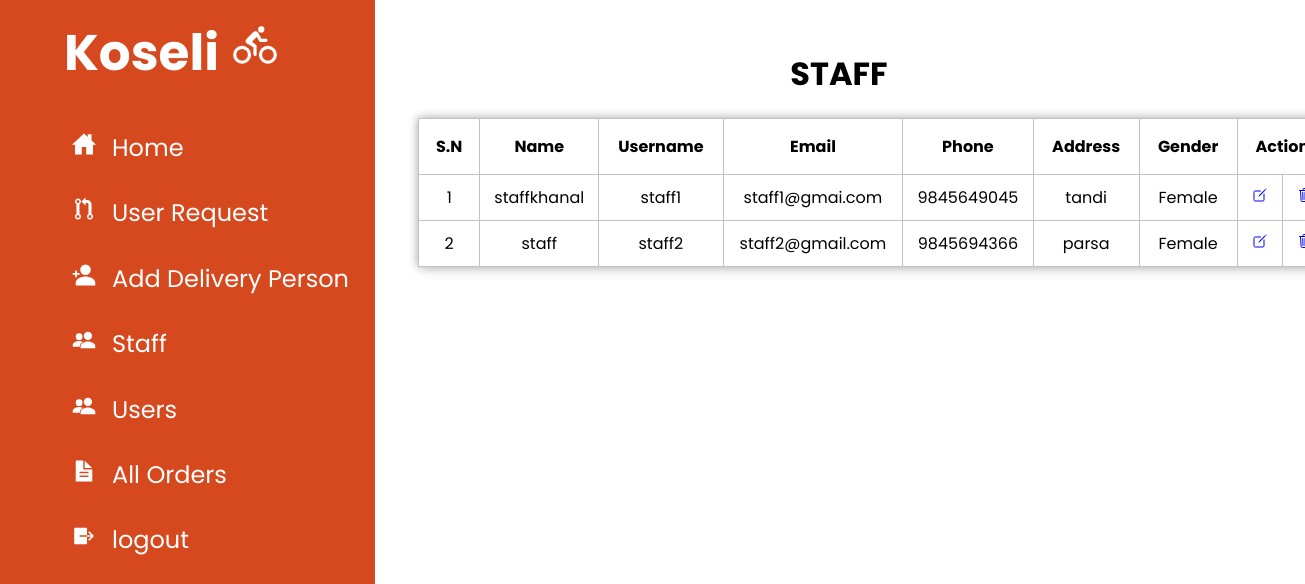
Page /admin/?r=staff (signed in) on the earlier database version.
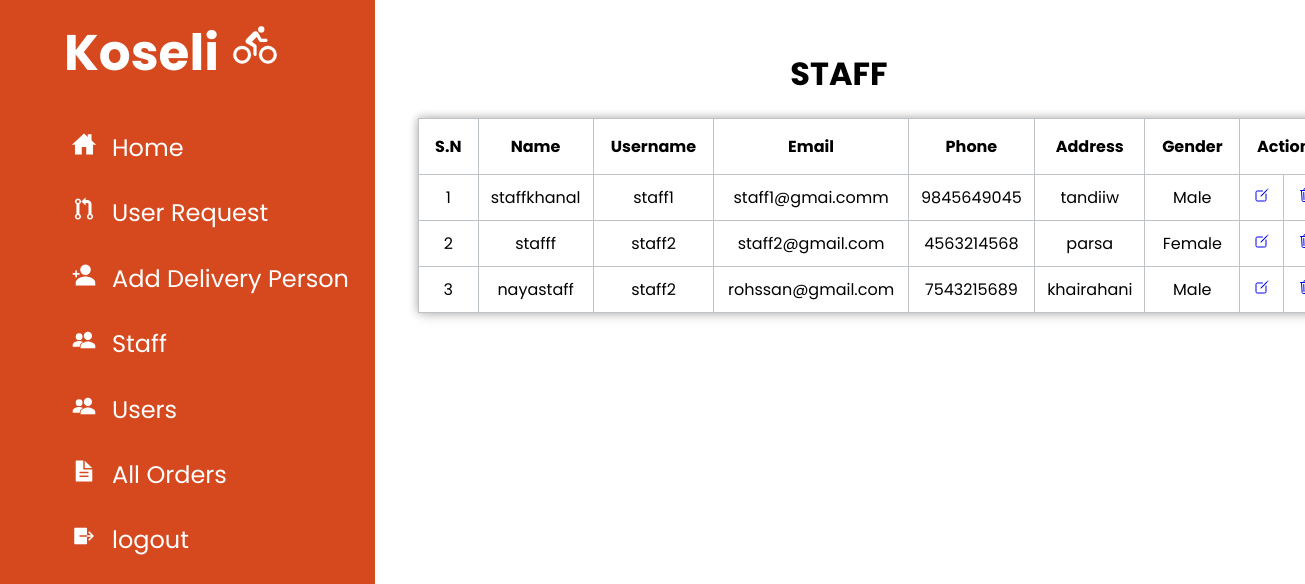
Same page on the later database version.
### tables this page shows
CREATE TABLE `staff` (
  `id` int(11) NOT NULL,
  `name` varchar(20) NOT NULL,
  `username` varchar(20) NOT NULL,
  `password` varchar(100) NOT NULL,
  `email` varchar(20) NOT NULL,
  `phone` varchar(10) NOT NULL,
  `address` varchar(25) NOT NULL,
  `gender` varchar(6) NOT NULL
);

### admin/controller/staffcontroller.php (called while the page is built)
<?php
include 'view/navbar.php';
include 'model/dbmodel.php';
$users = view_staff();
include 'view/staff.php';
include 'view/footer.php';
?>

### admin/model/dbmodel.php (called while the page is built, shortened)
<?php
function db_connect() {
    $db['host'] = "localhost";
    $db['username'] = "root";
    $db['password'] = "";
    $db['db_name'] = "koseli";
    $conn = new mysqli($db['host'], $db['username'], $db['password'], $db['db_name']);
    return $conn;
}
function view_staff()
{
$conn = db_connect();
$sql = "SELECT * from staff";
$result = $conn->query($sql);
if($result)
{
    return $result;
}
else
{
    return false;
}
}
?>

### admin/view/staff.php (the view, shortened to what this page needs)
<!DOCTYPE html>
<html lang="en">
<head>
</head>
<body>
    <div class="user">
    <h1>STAFF</h1>
</div>
    <div class="box">
    <?php
if($users)
$i=0;
echo"
<table border=1 style=text-align:center>
   <tr>
        <th> S.N</th>
        <th> Name</th>
        <th> Username</th>
        <th> Email</th>
        <th>Phone</th>
        <th> Address</th>
        <th> Gender</th>
        <th colspan=2> Action</th>
</tr>";
while ($row = $users->fetch_assoc()) {
    $i++;
    echo"
    <tr>
        <td>".$i."</td>
        <td>". $row["name"] ."</td>
        <td>". $row["username"] ."</td>
        <td>". $row["email"] ."</td>
        <td>". $row["phone"] ."</td>
        <td>". $row["address"] ."</td>
        <td>". $row["gender"] ."</td>
        <td>  <a href=". $base_url."?r=editstaff&id=".$row["id"]."><ion-icon name='create-outline'></ion-icon></a> </td>
        <td>  <a href=". $base_url."?r=deletestaff&id=".$row["id"]."><ion-icon name='trash-outline'></ion-icon></a> </td>
</tr>";
}
echo "</table>";
?>
</div>
</body>
</html>

Differences in the rows shown:
removed staff: name "staff", username "staff2", email "staff2@gmail.com", phone "9845694366", address "parsa", gender "Female"
changed staff "staffkhanal": email "staff1@gmai.com" → "staff1@gmai.comm"; address "tandi" → "tandiiw"; gender "Female" → "Male"
added staff: name "stafff", username "staff2", email "staff2@gmail.com", phone "4563214568", address "parsa", gender "Female"
added staff: name "nayastaff", username "staff2", email "rohssan@gmail.com", phone "7543215689", address "khairahani", gender "Male"
